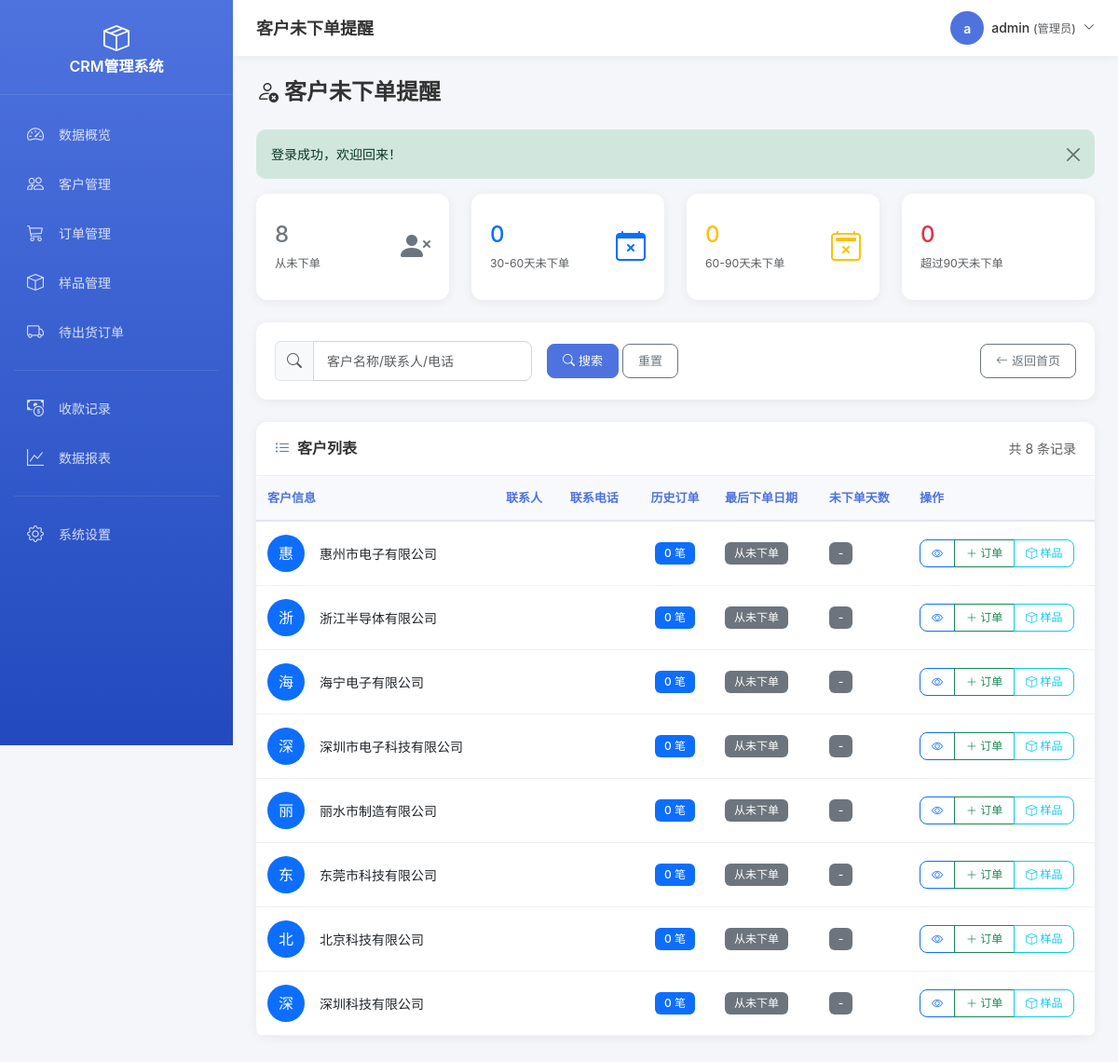
Page /customer_no_order.php (signed in) on the committed database.
### tables this page shows
CREATE TABLE `customer` (
  `id` int(11) UNSIGNED NOT NULL COMMENT '主键ID',
  `customer_name` varchar(100) NOT NULL COMMENT '客户名称',
  `contact` varchar(50) DEFAULT NULL COMMENT '联系人',
  `phone` varchar(20) DEFAULT NULL COMMENT '电话',
  `email` varchar(100) DEFAULT NULL COMMENT '邮箱',
  `address` varchar(255) DEFAULT NULL COMMENT '地址',
  `remark` text COMMENT '备注',
  `create_time` datetime NOT NULL DEFAULT CURRENT_TIMESTAMP COMMENT '创建时间',
  `update_time` datetime NOT NULL DEFAULT CURRENT_TIMESTAMP ON UPDATE CURRENT_TIMESTAMP COMMENT '更新时间'
);

### config/database.php (called while the page is built, shortened)
<?php
function getDB() {
    static $pdo = null;
    if ($pdo === null) {
        try {
            $dsn = "mysql:host=" . DB_HOST . ";dbname=" . DB_NAME . ";charset=" . DB_CHARSET;
            $options = [
                PDO::ATTR_ERRMODE => PDO::ERRMODE_EXCEPTION,
                PDO::ATTR_DEFAULT_FETCH_MODE => PDO::FETCH_ASSOC,
                PDO::ATTR_EMULATE_PREPARES => false,
            ];
            $pdo = new PDO($dsn, DB_USER, DB_PASS, $options);
        } catch (PDOException $e) {
            die("数据库连接失败: " . $e->getMessage());
        }
    }
    return $pdo;
}
function query($sql, $params = []) {
    $db = getDB();
    $stmt = $db->prepare($sql);
    $stmt->execute($params);
    return $stmt;
}
function fetchAll($sql, $params = []) {
    return query($sql, $params)->fetchAll();
}
function fetchCount($sql, $params = []) {
    return query($sql, $params)->fetchColumn();
}

### customer_no_order.php (the view, shortened to what this page needs)
<?php
require_once __DIR__ . '/config/functions.php';
require_once __DIR__ . '/includes/header.php';
$type = input('type', '', 'get');
$keyword = input('keyword', '', 'get');
$noOrderDays = 30;
$where = "WHERE 1=1";
$params = [];
switch ($type) {
    default:
        $where .= " AND (NOT EXISTS (SELECT 1 FROM order_main om WHERE om.customer_id = c.id)
                   OR DATEDIFF(CURDATE(), (SELECT MAX(order_date) FROM order_main WHERE customer_id = c.id)) >= ?)";
        $params[] = $noOrderDays;
}
$page = intval(input('page', 1, 'get'));
$pageSize = 20;
$total = fetchCount(
    "SELECT COUNT(*) FROM customer c {$where}",
    $params
);
$pagination = pagination($total, $page, $pageSize);
$customers = fetchAll(
    "SELECT c.*,
            (SELECT MAX(order_date) FROM order_main WHERE customer_id = c.id) as last_order_date,
            DATEDIFF(CURDATE(), (SELECT MAX(order_date) FROM order_main WHERE customer_id = c.id)) as days_since_last_order,
            (SELECT COUNT(*) FROM order_main WHERE customer_id = c.id) as total_orders,
            (SELECT SUM(order_total_amount) FROM order_main WHERE customer_id = c.id) as total_amount
     FROM customer c
     {$where}
     ORDER BY last_order_date ASC
     LIMIT {$pagination['offset']}, {$pagination['pageSize']}",
    $params
);
$stats = [
    'never' => fetchCount("SELECT COUNT(*) FROM customer c WHERE NOT EXISTS (SELECT 1 FROM order_main om WHERE om.customer_id = c.id)"),
    '30' => fetchCount("SELECT COUNT(*) FROM customer c WHERE EXISTS (SELECT 1 FROM order_main om WHERE om.customer_id = c.id) AND DATEDIFF(CURDATE(), (SELECT MAX(order_date) FROM order_main WHERE customer_id = c.id)) BETWEEN 30 AND 59"),
    '60' => fetchCount("SELECT COUNT(*) FROM customer c WHERE EXISTS (SELECT 1 FROM order_main om WHERE om.customer_id = c.id) AND DATEDIFF(CURDATE(), (SELECT MAX(order_date) FROM order_main WHERE customer_id = c.id)) BETWEEN 60 AND 89"),
    '90' => fetchCount("SELECT COUNT(*) FROM customer c WHERE EXISTS (SELECT 1 FROM order_main om WHERE om.customer_id = c.id) AND DATEDIFF(CURDATE(), (SELECT MAX(order_date) FROM order_main WHERE customer_id = c.id)) >= 90"),
];
?>
<div class="page-header">
    <h2><i class="bi bi-person-x"></i> 客户未下单提醒</h2>
</div>
<div class="row g-4 mb-4">
    <div class="col-md-3">
        <a href="/customer_no_order.php?type=never" class="text-decoration-none">
            <div class="card h-100 <?php echo $type == 'never' ? 'border-secondary border-2' : ''; ?>">
                <div class="card-body d-flex align-items-center">
                    <div class="flex-grow-1">
                        <h4 class="text-secondary mb-1"><?php echo $stats['never']; ?></h4>
                        <small class="text-muted">从未下单</small>
                    </div>
                    <i class="bi bi-person-x-fill text-secondary fs-2"></i>
                </div>
            </div>
        </a>
    </div>
    <div class="col-md-3">
        <a href="/customer_no_order.php?type=30" class="text-decoration-none">
            <div class="card h-100 <?php echo $type == '30' ? 'border-primary border-2' : ''; ?>">
                <div class="card-body d-flex align-items-center">
                    <div class="flex-grow-1">
                        <h4 class="text-primary mb-1"><?php echo $stats['30']; ?></h4>
                        <small class="text-muted">30-60天未下单</small>
                    </div>
                    <i class="bi bi-calendar-x text-primary fs-2"></i>
                </div>
            </div>
        </a>
    </div>
    <div class="col-md-3">
        <a href="/customer_no_order.php?type=60" class="text-decoration-none">
            <div class="card h-100 <?php echo $type == '60' ? 'border-warning border-2' : ''; ?>">
                <div class="card-body d-flex align-items-center">
                    <div class="flex-grow-1">
                        <h4 class="text-warning mb-1"><?php echo $stats['60']; ?></h4>
                        <small class="text-muted">60-90天未下单</small>
                    </div>
                    <i class="bi bi-calendar2-x text-warning fs-2"></i>
                </div>
            </div>
        </a>
    </div>
    <div class="col-md-3">
        <a href="/customer_no_order.php?type=90" class="text-decoration-none">
            <div class="card h-100 <?php echo $type == '90' ? 'border-danger border-2' : ''; ?>">
                <div class="card-body d-flex align-items-center">
                    <div class="flex-grow-1">
                        <h4 class="text-danger mb-1"><?php echo $stats['90']; ?></h4>
                        <small class="text-muted">超过90天未下单</small>
                    </div>
                </div>
            </div>
        </a>
    </div>
</div>
<div class="card mb-4">
    <div class="card-body">
        <form method="GET" action="" class="row g-3 align-items-center">
            <div class="col-md-4">
                <div class="input-group">
                    <span class="input-group-text bg-light"><i class="bi bi-search text-muted"></i></span>
                    <input type="text" class="form-control" name="keyword" placeholder="客户名称/联系人/电话" value="<?php echo htmlspecialchars_string($keyword); ?>">
                </div>
            </div>
            <div class="col-md-4">
                <button type="submit" class="btn btn-primary"><i class="bi bi-search me-1"></i>搜索</button>
                <a href="/customer_no_order.php<?php echo $type ? '?type=' . $type : ''; ?>" class="btn btn-outline-secondary">重置</a>
            </div>
            <div class="col-md-4 text-md-end">
                <a href="/index.php" class="btn btn-outline-secondary"><i class="bi bi-arrow-left me-1"></i>返回首页</a>
            </div>
        </form>
    </div>
</div>
<div class="card">
    <div class="card-header d-flex justify-content-between align-items-center">
        <h5 class="mb-0"><i class="bi bi-list-ul me-2"></i>客户列表</h5>
        <span class="text-muted">共 <?php echo $total; ?> 条记录</span>
    </div>
    <div class="card-body p-0">
        <div class="table-responsive">
            <table class="table table-hover mb-0 align-middle">
                <thead class="table-light">
                    <tr>
                        <th>客户信息</th>
                        <th>联系人</th>
                        <th>联系电话</th>
                        <th class="text-center">历史订单</th>
                        <th>最后下单日期</th>
                        <th>未下单天数</th>
                        <th style="width: 200px;">操作</th>
                    </tr>
                </thead>
                <tbody>
                    <?php foreach ($customers as $customer): ?>
                    <tr>
                        <td>
                            <div class="d-flex align-items-center">
                                <div class="bg-primary text-white rounded-circle d-flex align-items-center justify-content-center me-3" style="width: 40px; height: 40px; font-size: 16px;">
                                    <?php echo mb_substr($customer['customer_name'], 0, 1); ?>
                                </div>
                                <div>
                                    <div class="fw-medium"><?php echo htmlspecialchars_string($customer['customer_name']); ?></div>
                                </div>
                            </div>
                        </td>
                        <td><?php echo htmlspecialchars_string($customer['contact']); ?></td>
                        <td><?php echo htmlspecialchars_string($customer['phone']); ?></td>
                        <td class="text-center">
                            <span class="badge bg-primary"><?php echo $customer['total_orders'] ?: 0; ?> 笔</span>
                        </td>
                        <td>
                            <?php if ($customer['last_order_date']): ?>
                                <span class="text-muted"><?php echo $customer['last_order_date']; ?></span>
                            <?php else: ?>
                                <span class="badge bg-secondary">从未下单</span>
                            <?php endif; ?>
                        </td>
                        <td>
                            <?php if ($customer['days_since_last_order']): ?>
                                <span class="badge <?php echo $customer['days_since_last_order'] >= 90 ? 'bg-danger' : ($customer['days_since_last_order'] >= 60 ? 'bg-warning text-dark' : 'bg-primary'); ?> fs-6">
                                    <?php echo $customer['days_since_last_order']; ?> 天
                                </span>
                            <?php else: ?>
                                <span class="badge bg-secondary">-</span>
                            <?php endif; ?>
                        </td>
                        <td>
                            <div class="btn-group">
                                <a href="/customer_form.php?id=<?php echo $customer['id']; ?>&action=view" class="btn btn-sm btn-outline-primary" title="查看客户">
                                    <i class="bi bi-eye"></i>
                                </a>
                                <a href="/order_form.php?action=add&customer_id=<?php echo $customer['id']; ?>" class="btn btn-sm btn-outline-success" title="新建订单">
                                    <i class="bi bi-plus-lg"></i> 订单
                                </a>
                                <a href="/sample_form.php?action=add&customer_id=<?php echo $customer['id']; ?>" class="btn btn-sm btn-outline-info" title="新建样品">
                                    <i class="bi bi-box"></i> 样品
                                </a>
                            </div>
                        </td>
                    </tr>
                    <?php endforeach; ?>
                </tbody>
            </table>
        </div>
    </div>
</div>
<?php require_once __DIR__ . '/includes/footer.php'; ?>

### assets/css/style.css (style rules this page uses)
:root { --primary: #4e73df; --primary-dark: #2e59d9; --success: #1cc88a; --info: #36b9cc; --warning: #f6c23e; --danger: #e74a3b; --secondary: #858796; --light: #f8f9fc; --dark: #5a5c69; --sidebar-width: 250px; --topbar-height: 60px; }
* { margin: 0; padding: 0; box-sizing: border-box; }
body { font-family: -apple-system, BlinkMacSystemFont, 'Segoe UI', Roboto, 'Helvetica Neue', Arial, sans-serif; background-color: #f5f6fa; color: #333; font-size: 14px; line-height: 1.5; }
.page-header { margin-bottom: 25px; }
.page-header h2 { font-size: 24px; font-weight: 600; color: #333; margin: 0; }
.card { border: none; border-radius: 12px; box-shadow: 0 2px 12px rgba(0,0,0,0.06); margin-bottom: 20px; }
.card-header { background: #fff; border-bottom: 1px solid #f0f0f0; padding: 18px 20px; border-radius: 12px 12px 0 0 !important; display: flex; align-items: center; justify-content: space-between; }
.card-header h5 { margin: 0; font-weight: 600; color: #333; font-size: 16px; }
.card-header h5 i { color: var(--primary); margin-right: 8px; }
.card-body { padding: 20px; }
.table-responsive { border-radius: 8px; }
.table { margin-bottom: 0; }
.table thead th { background: #f8f9fc; border-bottom: 2px solid #e3e6f0; font-weight: 600; color: var(--primary); font-size: 13px; padding: 14px 12px; white-space: nowrap; }
.table tbody td { padding: 14px 12px; vertical-align: middle; border-bottom: 1px solid #f0f0f0; }
.btn { border-radius: 8px; padding: 8px 16px; font-weight: 500; font-size: 13px; transition: all 0.2s; }
.btn-sm { padding: 5px 12px; font-size: 12px; }
.btn-primary { background: var(--primary); border-color: var(--primary); }
.form-control, .form-select { border-radius: 8px; border: 1px solid #d1d3e2; padding: 10px 14px; font-size: 14px; }
.badge { padding: 6px 10px; border-radius: 6px; font-weight: 500; font-size: 12px; }

### rows in the picture
customer: id "8", customer_name "海", customer_name "海宁电子有限公司", total_orders "0"
customer: customer_name "惠", customer_name "惠州市电子有限公司", total_orders "0"
customer: customer_name "浙", customer_name "浙江半导体有限公司", total_orders "0"
customer: customer_name "深", customer_name "深圳市电子科技有限公司", total_orders "0"
customer: customer_name "丽", customer_name "丽水市制造有限公司", total_orders "0"
customer: customer_name "东", customer_name "东莞市科技有限公司", total_orders "0"
customer: customer_name "北", customer_name "北京科技有限公司", total_orders "0"
customer: customer_name "深", customer_name "深圳科技有限公司", total_orders "0"

### other values in the picture
$pageTitle "客户未下单提醒"
mb_substr($currentUser['username'], 0, 1) "a"
htmlspecialchars_string($currentUser['username']) "admin"
$message['message'] "登录成功，欢迎回来！"
$stats['30'] "0"
$stats['60'] "0"
$stats['90'] "0"
$total "8"
